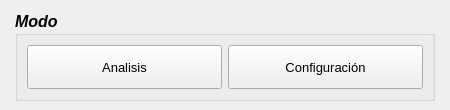
       <widget class="QStackedWidget" name="stackedWidget_3">
        <property name="sizePolicy">
         <sizepolicy hsizetype="Fixed" vsizetype="Expanding">
          <horstretch>0</horstretch>
          <verstretch>0</verstretch>
         </sizepolicy>
        </property>
        <property name="minimumSize">
         <size>
          <width>450</width>
          <height>110</height>
         </size>
        </property>
        <property name="currentIndex">
         <number>0</number>
        </property>
        <widget class="QWidget" name="page_3">
         <widget class="QGroupBox" name="modeBox">
          <property name="geometry">
           <rect>
            <x>15</x>
            <y>11</y>
            <width>420</width>
            <height>90</height>
           </rect>
          </property>
          <property name="sizePolicy">
           <sizepolicy hsizetype="Fixed" vsizetype="Expanding">
            <horstretch>0</horstretch>
            <verstretch>0</verstretch>
           </sizepolicy>
          </property>
          <property name="minimumSize">
           <size>
            <width>420</width>
            <height>90</height>
           </size>
          </property>
          <property name="font">
           <font>
            <pointsize>12</pointsize>
            <weight>75</weight>
            <italic>true</italic>
            <bold>true</bold>
           </font>
          </property>
          <property name="title">
           <string>Modo</string>
          </property>
          <layout class="QHBoxLayout" name="horizontalLayout_4">
           <item>
            <widget class="QPushButton" name="pushButton_analisis">
             <property name="sizePolicy">
              <sizepolicy hsizetype="Expanding" vsizetype="Expanding">
               <horstretch>0</horstretch>
               <verstretch>0</verstretch>
              </sizepolicy>
             </property>
             <property name="minimumSize">
              <size>
               <width>180</width>
               <height>40</height>
              </size>
             </property>
             <property name="font">
              <font>
               <pointsize>10</pointsize>
               <weight>50</weight>
               <italic>false</italic>
               <bold>false</bold>
              </font>
             </property>
             <property name="text">
              <string>Analisis</string>
             </property>
            </widget>
           </item>
           <item>
            <widget class="QPushButton" name="pushButton_confCam">
             <property name="sizePolicy">
              <sizepolicy hsizetype="Expanding" vsizetype="Expanding">
               <horstretch>0</horstretch>
               <verstretch>0</verstretch>
              </sizepolicy>
             </property>
             <property name="minimumSize">
              <size>
               <width>180</width>
               <height>40</height>
              </size>
             </property>
             <property name="font">
              <font>
               <pointsize>10</pointsize>
               <weight>50</weight>
               <italic>false</italic>
               <bold>false</bold>
              </font>
             </property>
             <property name="text">
              <string>Configuración</string>
             </property>
            </widget>
           </item>
          </layout>
         </widget>
        </widget>
        <widget class="QWidget" name="page_4"/>
       </widget>
